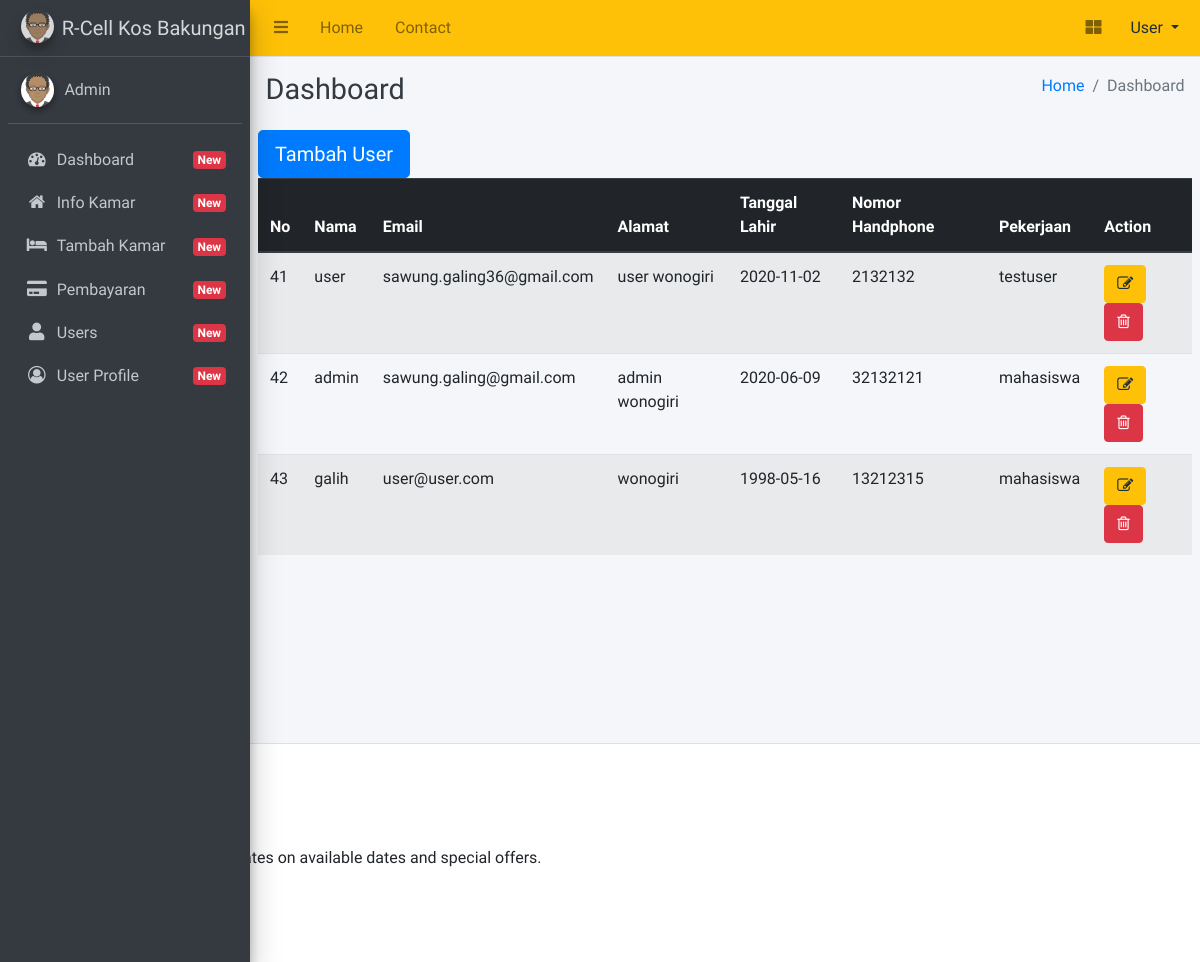
The app's page /index.php/usercontroller/user_management with its own data.
### tables this page shows
CREATE TABLE `user` (
  `id` int(20) NOT NULL,
  `password` varchar(50) NOT NULL,
  `email` varchar(50) NOT NULL,
  `nama` varchar(50) NOT NULL,
  `alamat` varchar(50) NOT NULL,
  `tanggal_lahir` date NOT NULL,
  `nohp` varchar(50) NOT NULL,
  `pekerjaan` varchar(50) NOT NULL,
  `user_level` enum('admin','owner','user') NOT NULL,
  `gambar` varchar(50) NOT NULL
);

### application/controllers/UserController.php (called while the page is built, shortened)
<?php
class UserController extends CI_Controller
{
	function __construct()
	{
		$this->load->model('m_user');
		$this->load->model('m_register');
		$this->load->model('m_kamar');
		$this->load->helper('form');
		$this->load->helper('url');
		$this->load->library('form_validation');
		$this->load->library('pagination');
		$this->load->library('session');
	}
	public function user_management()
	{
		$this->load->view("header/header_admin");
		$user=$this->m_user->tampil_data()->result();
		$dataLength = count($user);
		$config = array();
		$config['base_url'] = base_url().'UserController/user_management/'.$this->uri->segment(4);
		$config['total_rows'] = $dataLength;
		$config['per_page'] = 5;
		$config["uri_segment"] = 3;
		$choice = $config["total_rows"] / $config["per_page"];
		$config["num_links"] = floor($choice);
		$config['first_link']	   = 'First';
		$config['last_link']		= 'Last';
		$config['next_link']		= 'Next';
		$config['prev_link']		= 'Prev';
		$config['full_tag_open']	= '<div class="pagging text-center"><nav><ul class="pagination justify-content-center">';
		$config['full_tag_close']   = '</ul></nav></div>';
		$config['num_tag_open']	 = '<li class="page-item"><span class="page-link">';
		$config['num_tag_close']	= '</span></li>';
		$config['cur_tag_open']	 = '<li class="page-item active"><span class="page-link">';
		$config['cur_tag_close']	= '<span class="sr-only">(current)</span></span></li>';
		$config['next_tag_open']	= '<li class="page-item"><span class="page-link">';
		$config['next_tagl_close']  = '<span aria-hidden="true">&raquo;</span></span></li>';
		$config['prev_tag_open']	= '<li class="page-item"><span class="page-link">';
		$config['prev_tagl_close']  = '</span>Next</li>';
		$config['first_tag_open']   = '<li class="page-item"><span class="page-link">';
		$config['first_tagl_close'] = '</span></li>';
		$config['last_tag_open']	= '<li class="page-item"><span class="page-link">';
		$config['last_tagl_close']  = '</span></li>';
		$this->pagination->initialize($config);
		$data['page'] = ($this->uri->segment(3)) ? $this->uri->segment(3) : 0;
		$data['user'] = $this->m_user->get_user_list($config["per_page"], $data['page']);
		$data['pagination'] = $this->pagination->create_links();
		$this->load->view("user/index",$data);
		$this->load->view("footer/footer");
	}
}

### index.php (called while the page is built, shortened)
<?php
require_once BASEPATH.'core/CodeIgniter.php';

### application/models/m_user.php (called while the page is built, shortened)
<?php
class M_user extends CI_Model{
	function tampil_data()
	{
		return $this->db->get('user');
	}
	function get_user_list($limit, $start){
		$this->db->select('*');
		$this->db->from('user');
		$this->db->order_by("id", "asc");
		$this->db->limit($limit, $start);
		if($queryGetUserActivityData=$this->db->get()){
			return $queryGetUserActivityData;
		}else{
			return 'data not entry';
		}
	}
}

### application/views/user/index.php (the view, shortened to what this page needs)
<section class="content">
 <div class="wrapper">
   <a href="<?php echo base_url('usercontroller/tambah') ?>">
    <button type="submit" class="btn btn-primary btn-lg mx-right">Tambah User</button>
  </a>
  <div class="box-body table-responsive table-hover">
   <table class="table table-hover table-striped">
    <thead class="thead-dark">
     <tr class="label-primary">
      <th>No</th>
      <th>Nama</th>
      <th>Email</th>
      <th>Alamat</th>
      <th>Tanggal Lahir</th>
      <th>Nomor Handphone</th>
      <th>Pekerjaan</th>
      <th>Action</th>
    </tr>
  </thead>
  <?php
  foreach($user->result() as $k)
  {
    ?>
    <tr>
      <td><?php echo $k->id ?></td>
      <td><?php echo $k->nama ?></td>
      <td><?php echo $k->email ?></td>
      <td><?php echo $k->alamat ?></td>
      <td><?php echo $k->tanggal_lahir ?></td>
      <td><?php echo $k->nohp ?></td>
      <td><?php echo $k->pekerjaan ?></td>
      <td>
        <a class="btn btn-warning" href="<?php echo base_url('usercontroller/edit/'.$k->id) ?>">
          <i class="fa fa-edit"></i>
        </a>
        <a class="btn btn-danger" href="<?php echo base_url('usercontroller/hapus/'.$k->id) ?>">
         <i class="fa fa-trash-o"></i>
       </a>
     </td>
   </tr>
 <?php } ?>
</table>
</div>
</div>
</section>

### application/views/header/header_admin.php (shortened to what this page needs)
<!DOCTYPE html>
<html>
<head>
  <link rel="stylesheet" href="<?php echo base_url(); ?>assets/plugins/fontawesome-free/css/all.min.css">
  <link rel="stylesheet" href="https://code.ionicframework.com/ionicons/2.0.1/css/ionicons.min.css">
  <link rel="stylesheet" href="https://cdnjs.cloudflare.com/ajax/libs/font-awesome/4.7.0/css/font-awesome.min.css">
  <link rel="stylesheet" href="<?php echo base_url(); ?>assets/plugins/tempusdominus-bootstrap-4/css/tempusdominus-bootstrap-4.min.css">
  <link rel="stylesheet" href="<?php echo base_url(); ?>assets/plugins/icheck-bootstrap/icheck-bootstrap.min.css">
  <link rel="stylesheet" href="<?php echo base_url(); ?>assets/plugins/jqvmap/jqvmap.min.css">
  <link rel="stylesheet" href="<?php echo base_url(); ?>assets/dist/css/adminlte.min.css">
  <link rel="stylesheet" href="<?php echo base_url(); ?>assets/plugins/overlayScrollbars/css/OverlayScrollbars.min.css">
  <link rel="stylesheet" href="<?php echo base_url(); ?>assets/plugins/daterangepicker/daterangepicker.css">
  <link rel="stylesheet" href="<?php echo base_url(); ?>assets/plugins/summernote/summernote-bs4.css">
</head>
<body class="hold-transition sidebar-mini layout-fixed">
  <div class="wrapper">
    <nav class="main-header navbar navbar-expand navbar-warning navbar-light">
      <ul class="navbar-nav">
        <li class="nav-item">
          <a class="nav-link" data-widget="pushmenu" href="#"><i class="fas fa-bars"></i></a>
        </li>
        <li class="nav-item d-none d-sm-inline-block">
          <a href="<?php echo base_url(); ?>home" class="nav-link">Home</a>
        </li>
        <li class="nav-item d-none d-sm-inline-block">
          <a href="#" class="nav-link">Contact</a>
        </li>
      </ul>
      <ul class="navbar-nav ml-auto">
        <li class="nav-item">
          <a class="nav-link" data-widget="control-sidebar" data-slide="true" href="#">
            <i class="fas fa-th-large"></i>
          </a>
        </li>
      </ul>
      <div class="dropdown">
        <button class="btn btn-warning dropdown-toggle" type="button" data-toggle="dropdown-menu">User
          <span class="caret"></span></button>
        </div>
      </nav>
      <aside class="main-sidebar sidebar-dark-primary elevation-4">
        <a href="#" class="brand-link">
          <img src="<?php echo base_url() ?>assets/dist/img/avatar.png" alt="AdminLTE Logo" class="brand-image img-circle elevation-3"
          style="opacity: .8">
          <span class="brand-text font-weight-light bg-warni font-color-warning">R-Cell Kos Bakungan</span>
        </a>
        <div class="sidebar">
          <div class="user-panel mt-3 pb-3 mb-3 d-flex">
            <div class="image">
              <img src="<?php echo base_url() ?>assets/dist/img/avatar.png" class="img-circle elevation-2" alt="User Image">
            </div>
            <div class="info">
              <a href="#" class="d-block">Admin</a>
            </div>
          </div>
          <nav class="mt-2">
            <ul class="nav nav-pills nav-sidebar flex-column" data-widget="treeview" role="menu" data-accordion="false">
              <li class="nav-item">
                <a href="<?php echo base_url() ?>admin" class="nav-link">
                  <i class="nav-icon fa fa-dashboard"></i>
                  <p>
                    Dashboard
                    <span class="right badge badge-danger">New</span>
                  </p>
                </a>
              </li>
              <li class="nav-item">
                <a href="<?php echo base_url() ?>info_kamar" class="nav-link">
                  <i class="nav-icon fa fa-home"></i>
                  <p>
                    Info Kamar
                    <span class="right badge badge-danger">New</span>
                  </p>
                </a>
              </li>
              <li class="nav-item">
                <a href="<?php echo base_url() ?>tambah_kamar" class="nav-link">
                  <i class="nav-icon fa fa-bed"></i>
                  <p>
                    Tambah Kamar
                    <span class="right badge badge-danger">New</span>
                  </p>
                </a>
              </li>
              <li class="nav-item">
                <a href="<?php echo base_url() ?>payment" class="nav-link">
                  <i class="nav-icon fas fa-credit-card"></i>
                  <p>
                    Pembayaran
                    <span class="right badge badge-danger">New</span>
                  </p>
                </a>
              </li>
              <li class="nav-item">
                <a href="<?php echo base_url() ?>users" class="nav-link">
                  <i class="nav-icon fas fa-user"></i>
                  <p>
                    Users
                    <span class="right badge badge-danger">New</span>
                  </p>
                </a>
              </li>
              <li class="nav-item">
                <a href="<?php echo base_url() ?>adminprofile" class="nav-link">
                  <i class="nav-icon fa fa-user-circle-o"></i>
                  <p>
                    User Profile
                    <span class="right badge badge-danger">New</span>
                  </p>
                </a>
              </li>
            </ul>
          </nav>
        </div>
      </aside>
      <div class="content-wrapper">
        <div class="content-header">
          <div class="container-fluid">
            <div class="row mb-2">
              <div class="col-sm-6">
                <h1 class="m-0 text-dark">Dashboard</h1>
              </div>
              <div class="col-sm-6">
                <ol class="breadcrumb float-sm-right">
                  <li class="breadcrumb-item"><a href="#">Home</a></li>
                  <li class="breadcrumb-item active">Dashboard</li>
                </ol>
              </div>
            </div>
          </div>
        </div>

### application/views/footer/footer.php (shortened to what this page needs)
</div>
<footer class="main-footer">
	</div>
</body>
<div id="subscribe" class="w3-modal">
	<div class="w3-modal-content w3-animate-zoom w3-padding-large">
		<div class="w3-container w3-white w3-center">
			<h2 class="w3-wide">SUBSCRIBE</h2>
			<p>Join our mailing list to receive updates on available dates and special offers.</p>
			<p><input class="w3-input w3-border" type="text" placeholder="Enter e-mail"></p>
			<button type="button" class="w3-button w3-padding-large w3-green w3-margin-bottom" onclick="document.getElementById('subscribe').style.display='none'">Subscribe</button>
		</div>
	</div>
</div>
	</html>

### records on screen
user: id "41", nama "user", email "sawung.galing36@gmail.com", alamat "user wonogiri", tanggal_lahir "2020-11-02", nohp "2132132", pekerjaan "testuser"
user: id "42", nama "admin", email "sawung.galing@gmail.com", alamat "admin wonogiri", tanggal_lahir "2020-06-09", nohp "32132121", pekerjaan "mahasiswa"
user: id "43", nama "galih", email "user@user.com", alamat "wonogiri", tanggal_lahir "1998-05-16", nohp "13212315", pekerjaan "mahasiswa"
